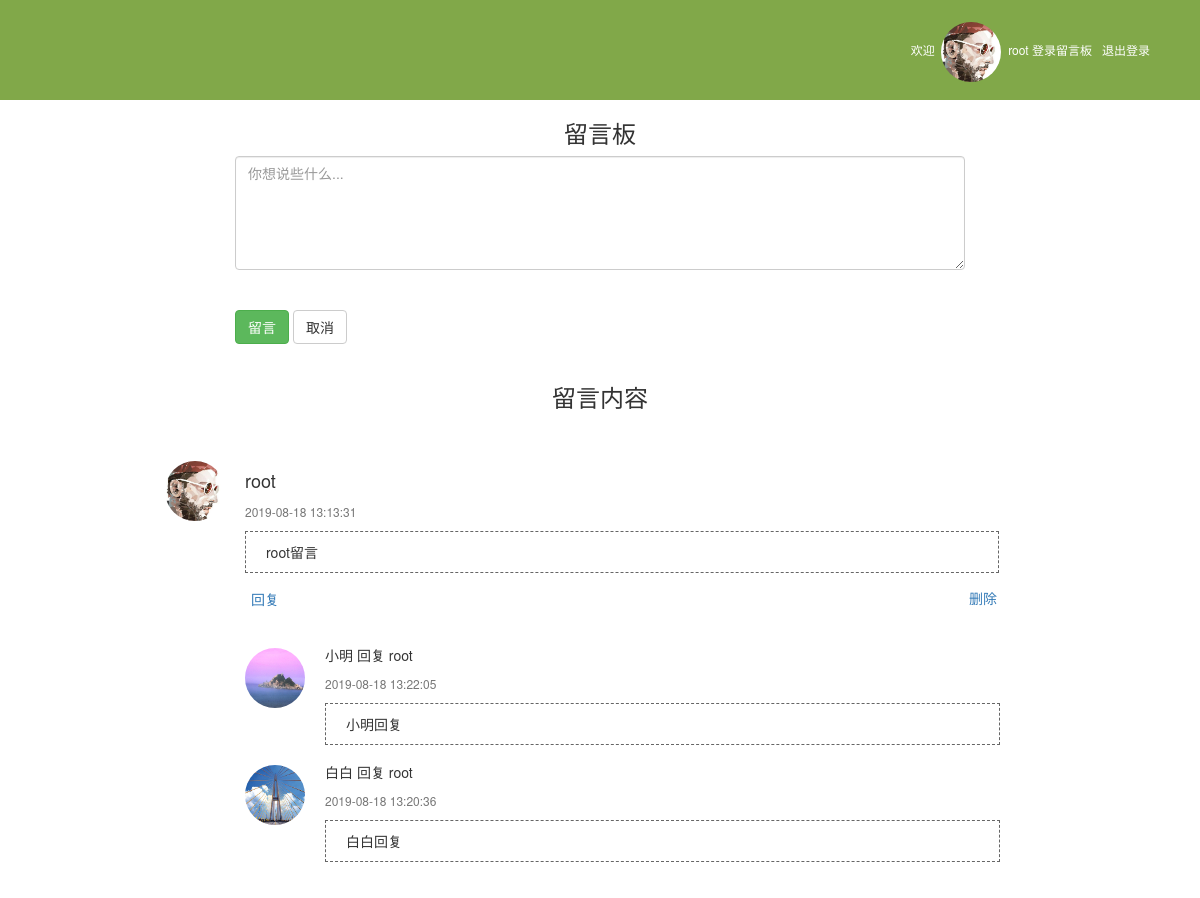
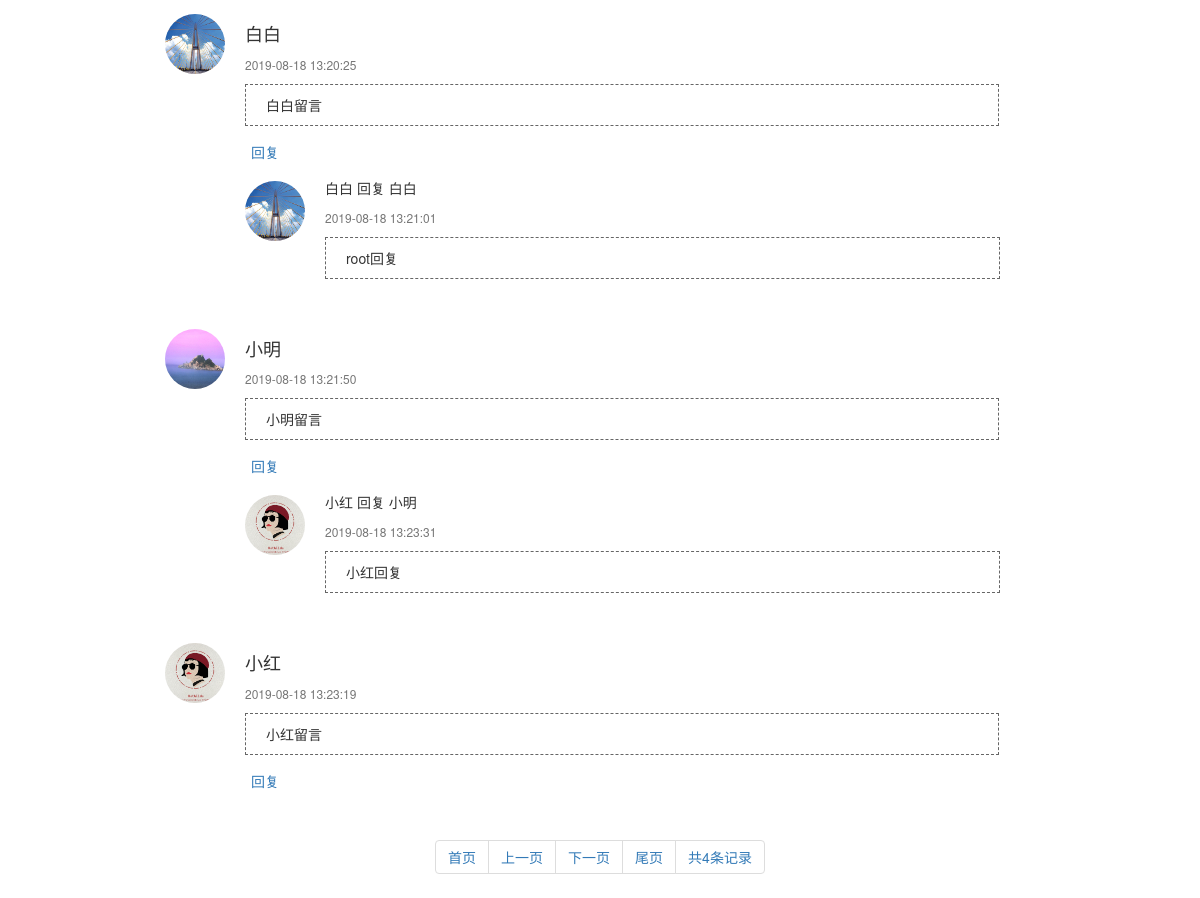
The app's page /index.php (signed in) with its own data (2 pictures, top to bottom).
### tables this page shows
CREATE TABLE IF NOT EXISTS `user` (
  `id` int(11) NOT NULL AUTO_INCREMENT COMMENT '用户ID，主键，自增',
  `username` varchar(30) NOT NULL COMMENT '用户名，字符串',
  `userpass` varchar(35) NOT NULL COMMENT '用户密码',
  `create_time` varchar(20) NOT NULL COMMENT '用户创建时间',
  `imgpath` varchar(30) NOT NULL COMMENT '头像',
  PRIMARY KEY (`id`)
);

CREATE TABLE IF NOT EXISTS `message` (
  `message_id` int(11) NOT NULL AUTO_INCREMENT COMMENT '留言ID，主键，自增',
  `message_content` varchar(300) NOT NULL COMMENT '留言内容',
  `create_time` datetime NOT NULL COMMENT '留言时间',
  `id` int(11) NOT NULL COMMENT '留言用户id',
  `message_name` varchar(20) NOT NULL COMMENT '留言用户',
  PRIMARY KEY (`message_id`)
);

CREATE TABLE IF NOT EXISTS `reply` (
  `reply_id` int(11) NOT NULL AUTO_INCREMENT COMMENT '回复id，主键，自增',
  `reply_content` varchar(500) NOT NULL COMMENT '回复内容',
  `message_name` varchar(30) NOT NULL COMMENT '留言的用户',
  `create_time` datetime NOT NULL COMMENT '回复时间',
  `message_id` int(11) NOT NULL COMMENT '评论id',
  `id` int(11) NOT NULL COMMENT '回复用户id',
  `reply_name` varchar(30) NOT NULL COMMENT '回复的用户',
  PRIMARY KEY (`reply_id`)
);

### index.php (the view, shortened to what this page needs)
<?php
	require("connect.php");
	$username=$_COOKIE['username'];
	$sql_img="select * from user where username='{$username}'";
	$result_img=mysqli_query($conn,$sql_img);
	$row_img=mysqli_fetch_assoc($result_img);
	$imgpath="./img/".$row_img['imgpath'];
?>
<!DOCTYPE html>
<html lang="en">
<head>
	<link href="Css/bootstrap.css" rel="stylesheet" type="text/css" />
</head>
<body>
	<div align="right" style="padding:10px 50px;background:#81A849;">
		<h6 style="height:60px;line-height:60px;color:#fff;">欢迎&nbsp;&nbsp;<a href="info.php" target="_blank"><img src="<?php echo $imgpath; ?>" alt="头像" width="60" height="60" class="img-circle"/></a>&nbsp;&nbsp;<a href="info.php" target="_blank" style="color:#fff;"><?php echo $username; ?></a>&nbsp;登录留言板<span>&nbsp;&nbsp;&nbsp;<a href="action.php?a=quit" style="color:#fff;">退出登录</a></span></h6>
	</div>
	<div class="container">
		<h3 align="center">留言板</h3>
		<div class="col-lg-8 col-md-6 col-lg-offset-2 col-md-offset-1">
			<form action="action.php?a=message" method="post">
				<textarea name="message_content" cols="110" rows="5" class="form-control" placeholder="你想说些什么..." required></textarea><br /><br />
				<input type="submit" value="留言" class="btn btn-success">
				<input type="reset" value="取消" class="btn btn-default">
			</form>
		</div>
	</div>
	<br />
	<h3 align="center">留言内容</h3>
	<div class="container" style="padding-left:150px;">
		<?php
		function news($pageNum=1, $pageSize=5){
		    $array=array();
			$conn=mysqli_connect("127.0.0.1","message","message");
			mysqli_select_db($conn, "message_board");
			mysqli_set_charset($conn, "utf8");
		    $rs="select message.*,user.imgpath from message,user where user.id=message.id order by message.message_id limit ".(($pageNum - 1) * $pageSize).",".$pageSize;
		    $r=mysqli_query($conn,$rs);
		    while($obj=mysqli_fetch_object($r)){
		        $array[]=$obj;
		    }
		    return $array;
		}
		function allNews(){
		    $conn=mysqli_connect("127.0.0.1","message","message");
		    mysqli_select_db($conn,"message_board");
		    mysqli_set_charset($conn,"utf8");
		    $rs="select count(*) num from message";
		    $r=mysqli_query($conn, $rs);
		    $obj=mysqli_fetch_object($r);
		    return $obj->num;
		}
	    @$allNum=allNews();
	    @$pageSize=5;
	    @$pageNum=empty($_GET["pageNum"])?1:$_GET["pageNum"];
	    @$endPage=ceil($allNum/$pageSize);
	    @$array=news($pageNum,$pageSize);
		foreach($array as $key=>$values){
			echo "<div style='position:relative;padding-bottom:30px;padding-top:40px;'><img src='./img/{$values->imgpath}' width='60' height='60' class='img-circle' style='float:left;margin-right:20px;'><h4>{$values->message_name}</h4><span style='color:#777;font-size:12px;'>{$values->create_time}</span><div style='width:75%;border:1px dashed #666;margin:10px 0 15px 80px;margin-top:10px;padding:10px 20px;'>{$values->message_content}</div><button href='reply.php?message_id={$values->message_id}' id='btn{$values->message_id}' class='reply_btn' style='position:absolute;left:80px;'>回复</button></div>";
			if($values->message_name==$username){
					echo "<a href='action.php?a=delete_m&message_id={$values->message_id}' style='position:relative;bottom:30px;left:80%;'>删除</a>";
			}
			$sql_r="select reply.*,user.imgpath from reply,user where reply.id=user.id order by reply_id desc";
			$result_r=mysqli_query($conn,$sql_r);
			while($row_r=mysqli_fetch_assoc($result_r)){
				if($values->message_id==$row_r['message_id']){
					echo "<div style='margin-left:80px;padding-bottom:10px;'><img src='./img/{$row_r['imgpath']}' width='60' height='60' class='img-circle' style='float:left;margin-right:20px;'><h5>{$row_r['reply_name']}&nbsp;回复&nbsp;{$row_r['message_name']}</h5><span style='color:#777;font-size:12px;'>{$row_r['create_time']}</span><div style='width:73%;border:1px dashed #666;margin-left:80px;padding:10px 20px;margin-top:10px;'>{$row_r['reply_content']}</div></div>";
				}
			}
		}
		?>
	</div><br/>
	<div class="text-center">
		<ul class="pagination">
			<li><a href="?pageNum=1">首页</a></li>
			<li><a href="?pageNum=<?php echo $pageNum==1?1:($pageNum-1)?>">上一页</a></li>
			<li><a href="?pageNum=<?php echo $pageNum==$endPage?$endPage:($pageNum+1)?>">下一页</a></li>
			<li><a href="?pageNum=<?php echo $endPage?>">尾页</a></li>
			<li><a href="">共<?php echo $allNum ?>条记录</a></li>
		</ul>
	</div>
</body>
</html>

### index.php (style rules this page uses)
.reply_btn { border:none; background:none; color:#337ab7; }

### records on screen
user: imgpath (picture)
message: user.imgpath (picture), message_name "root", create_time "2019-08-18 13:13:31", message_content "root留言"
reply: user.imgpath (picture), reply_name "小明", message_name "root", create_time "2019-08-18 13:22:05", reply_content "小明回复"
reply: user.imgpath (picture), reply_name "白白", message_name "root", create_time "2019-08-18 13:20:36", reply_content "白白回复"
message: user.imgpath (picture), message_name "白白", create_time "2019-08-18 13:20:25", message_content "白白留言"
reply: user.imgpath (picture), reply_name "白白", message_name "白白", create_time "2019-08-18 13:21:01", reply_content "root回复"
message: user.imgpath (picture), message_name "小明", create_time "2019-08-18 13:21:50", message_content "小明留言"
reply: user.imgpath (picture), reply_name "小红", message_name "小明", create_time "2019-08-18 13:23:31", reply_content "小红回复"
message: user.imgpath (picture), message_name "小红", create_time "2019-08-18 13:23:19", message_content "小红留言"

### other values on screen
$username "root"
$allNum "4"
